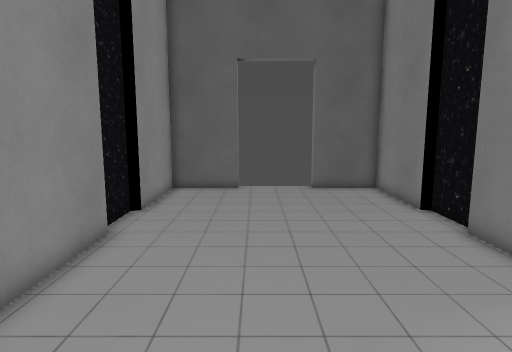
view 1 (above)

12 first-person views from a walk through a Godot game level. The camera is 1.5 m above the floor, tilts 8° down and sees 75° across. The floor is counted in squares, 0.5 m on a side. Each view is taken from the middle of a square. On the plan, view 1 faces up. The plan holds only what a view shows up to about 20 squares ahead; the rest is blank. The place goes on beyond the plan.

view 2
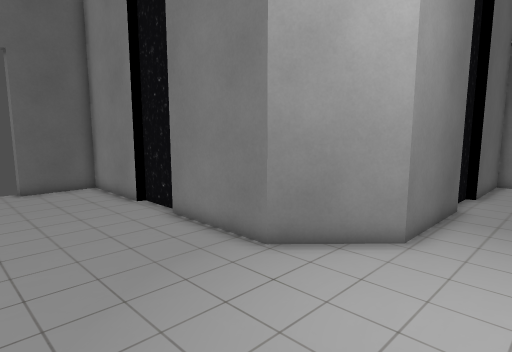

view 3
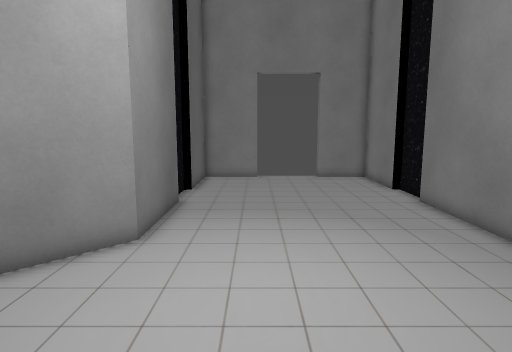

view 4
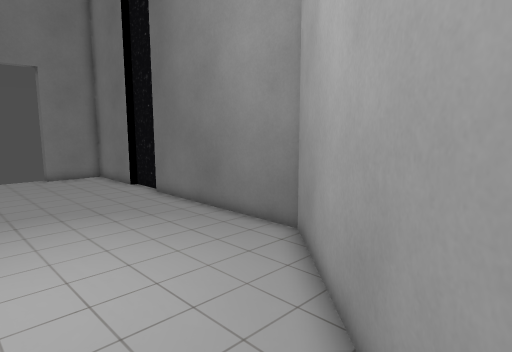

view 5
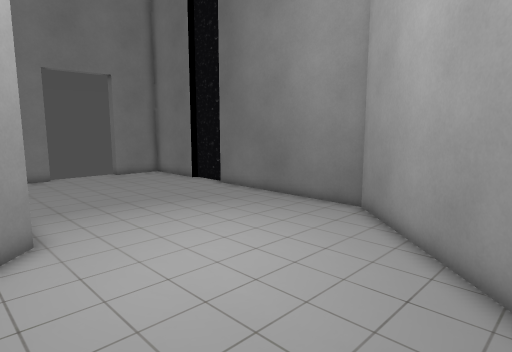

view 6
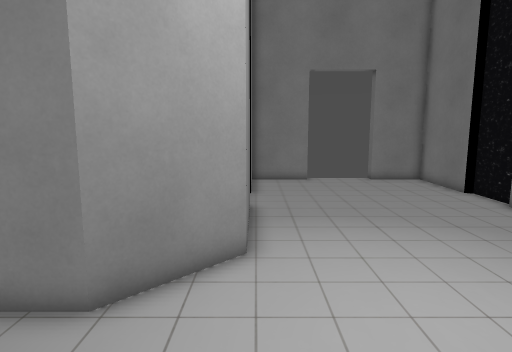

view 7
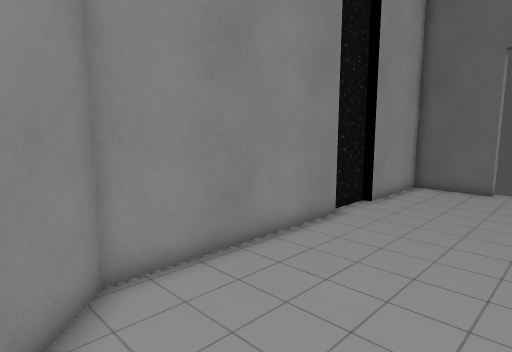

view 8
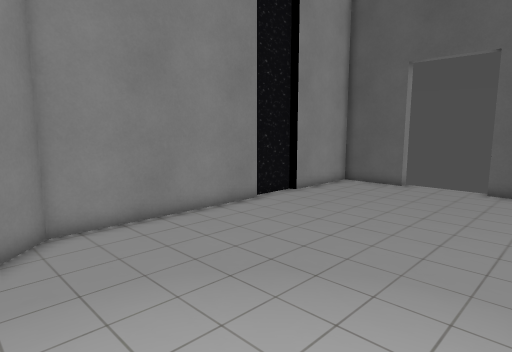

view 9
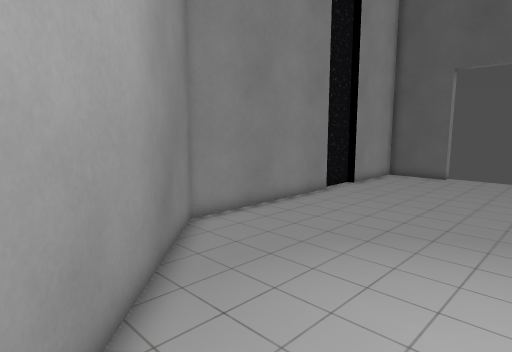

view 10
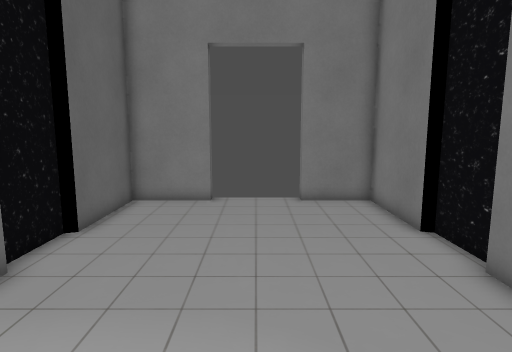

view 11
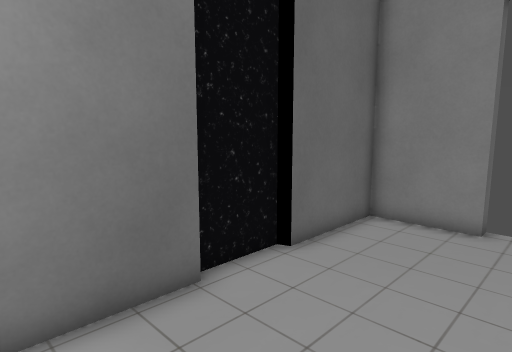

view 12
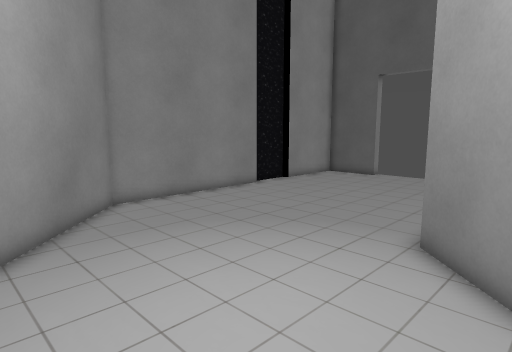

### Floor plan
Points are (right, up) in squares from view 1. A wall is a line through its corners. A room is listed if a view was taken in it or the views show most of it. See-through windows are left out.
Room 1 (views 1, 2, 3, 4, 5, 6, 7, 8, 9, 10, 11, 12)
walls: (6.5, 9.9) (6.5, 12.1); (13.7, 2.2) (8.8, 2.2) (6.2, 4.8) (6.2, 9.5); (6.2, 12.1) (6.2, 16.9) (2.9, 16.9) (2.9, 17.5); (16.4, 2.6) (13.9, 2.6); (-4.3, 9.4) (-4.3, 1.2) (5.1, -7.9) (13.7, -7.9); (14.1, -8.2) (16.5, -8.2); (-4.6, 12) (-4.6, 9.6); (16.5, -7.9) (20.9, -7.9) (20.9, -4.9) (21.5, -4.9); (21.5, -1.1) (20.9, -1.1) (20.9, 2.2) (16.5, 2.2); (-0.9, 17.5) (-0.9, 16.9) (-4.3, 16.9) (-4.3, 12.1)

Positions as (right, up) in squares from view 1, and headings:
1: (0, 0), facing up
2: (0, -1), facing up-right
3: (0, -1), facing right
4: (-1, 0), facing down-right
5: (-1, 4), facing down-right
6: (1, 2), facing right
7: (2, -1), facing up-left
8: (6, -1), facing up-left
9: (5, -5), facing up-left
10: (7, -3), facing right
11: (10, -3), facing up-right
12: (9, -4), facing up-left
